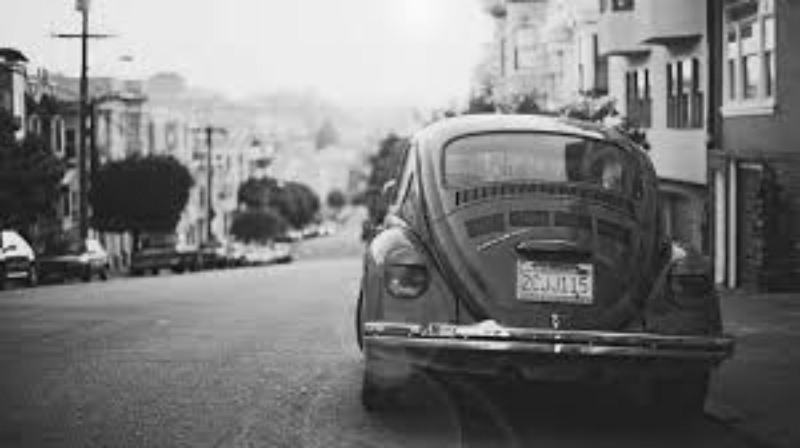
#> input picture BW1 version.jpg, 800 x 448 px, given in place of sample.png, which was not available
$ python sketch.py
#> lines starting #> are read from the running program, lines starting #| are printed output that depends on the picture; after the words box and inside, x2 and y2 are one past the last pixel; in counts of white or black regions, pixels touching at a corner belong together; pictures that were not available may be replaced by others from this repository, and a replacement may not be noted
import cv2
class Sketch:
	"""Sketch Filter
		A class that applies Sketch filter to an image.
		The class uses a bilateral filter and adaptive thresholding to create
		a  sketch.
	"""
	def __init__(self):
		pass

	def resize(self,image,window_height):
		aspect_ratio = float(image.shape[1])/float(image.shape[0])
		window_width = window_height/aspect_ratio
		image = cv2.resize(image, (int(window_height),int(window_width)))
		return image

	def render(self, img_rgb):
#> called with img_rgb = 'sample.png'
		img_rgb = cv2.imread(img_rgb)
#> img_rgb is the input picture: shape (448, 800, 3); min 6, max 250, mean 120.7
		img_rgb = self.resize(img_rgb,500)
		numDownSamples = 2       # number of downscaling steps
		numBilateralFilters = 50  # number of bilateral filtering steps

		# -- STEP 1 --
		# downsample image using Gaussian pyramid
		img_color = img_rgb
		for _ in range(numDownSamples):
			img_color = cv2.pyrDown(img_color)
#> this loop made 2 passes
#> pass 1, in render, `img_color = cv2.pyrDown(img_color)`:
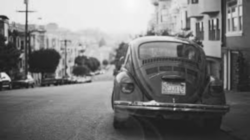
#> img_color: shape (140, 250, 3); min 26, max 250, mean 120.9
#> pass 2, in render, `img_color = cv2.pyrDown(img_color)`:
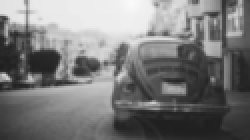
#> img_color: shape (70, 125, 3) (shown 2 times larger); min 31, max 250, mean 121.4

		# repeatedly apply small bilateral filter instead of applying
		# one large filter
		for _ in range(numBilateralFilters):
			img_color = cv2.bilateralFilter(img_color, 9, 9, 7)

		# upsample image to original size
		for _ in range(numDownSamples):
			img_color = cv2.pyrUp(img_color)
#> this loop made 2 passes
#> pass 1, in render, `img_color = cv2.pyrUp(img_color)`:
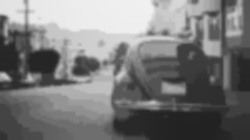
#> img_color: shape (140, 250, 3); min 34, max 240, mean 120.9

		# -- STEPS 2 and 3 --
		# convert to grayscale and apply median blur
		img_gray = cv2.cvtColor(img_rgb, cv2.COLOR_RGB2GRAY)
		img_blur = cv2.medianBlur(img_gray, 3)

		# -- STEP 4 --
		# detect and enhance edges
		img_edge = cv2.adaptiveThreshold(img_blur, 255,
										 cv2.ADAPTIVE_THRESH_MEAN_C,
										 cv2.THRESH_BINARY,9, 2)
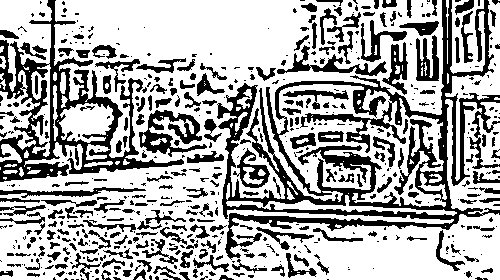
#> img_edge: shape (280, 500); 67.2% white; 569 black regions (344 under 20 px), largest, box (x1, y1, x2, y2) and area: (217, 0, 500, 260) 15760, (0, 0, 184, 182) 7378, (139, 110, 207, 157) 1366

		# -- STEP 5 --
		# convert back to color
		(x,y,z) = img_color.shape
#> x = 280; y = 500; z = 3
		img_edge = cv2.resize(img_edge,(y,x))
		img_edge = cv2.cvtColor(img_edge, cv2.COLOR_GRAY2RGB)
		#cv2.imwrite("edge.png",img_edge)
		return img_edge

tmp_canvas = Sketch()
file_name = "sample.png" #File_name will come here
res = tmp_canvas.render(file_name)
cv2.imwrite("Sketch version.jpg", res)
cv2.imshow("Sketch version", res)
cv2.waitKey(0)
cv2.destroyAllWindows()

$ run again, on Vintage_version.jpg
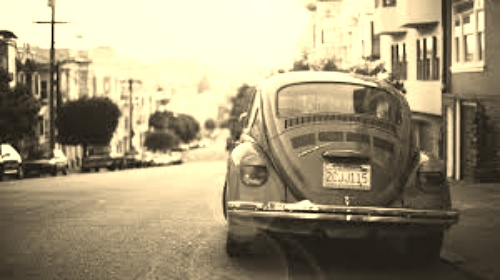
#> input picture Vintage_version.jpg, 500 x 280 px, given in place of sample.png, which was not available
#> in render, img_rgb is the input picture: shape (280, 500, 3); mean B, G, R 118.7, 147.5, 158
#> in render, `img_gray = cv2.cvtColor(img_rgb, cv2.COLOR_RGB2GRAY)`:
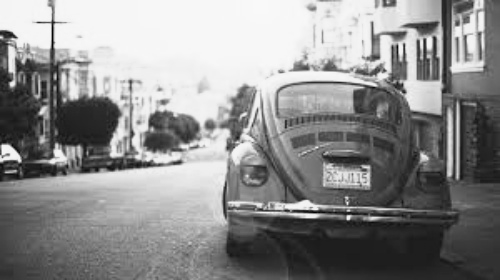
#> img_gray: shape (280, 500); min 2, max 249, mean 140.1
#> in render, `img_edge = cv2.adaptiveThreshold(img_blur, 255, cv2.ADAPTIVE_THRESH_ME..`:
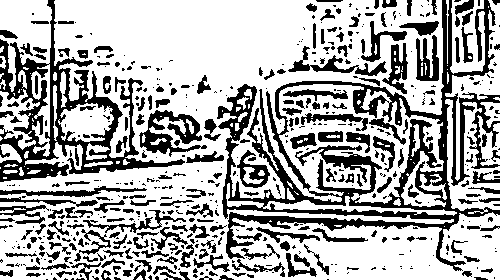
#> img_edge: shape (280, 500); 67.9% white; 565 black regions (340 under 20 px), largest, box (x1, y1, x2, y2) and area: (217, 0, 500, 271) 15211, (0, 0, 185, 182) 7325, (139, 110, 207, 157) 1372
